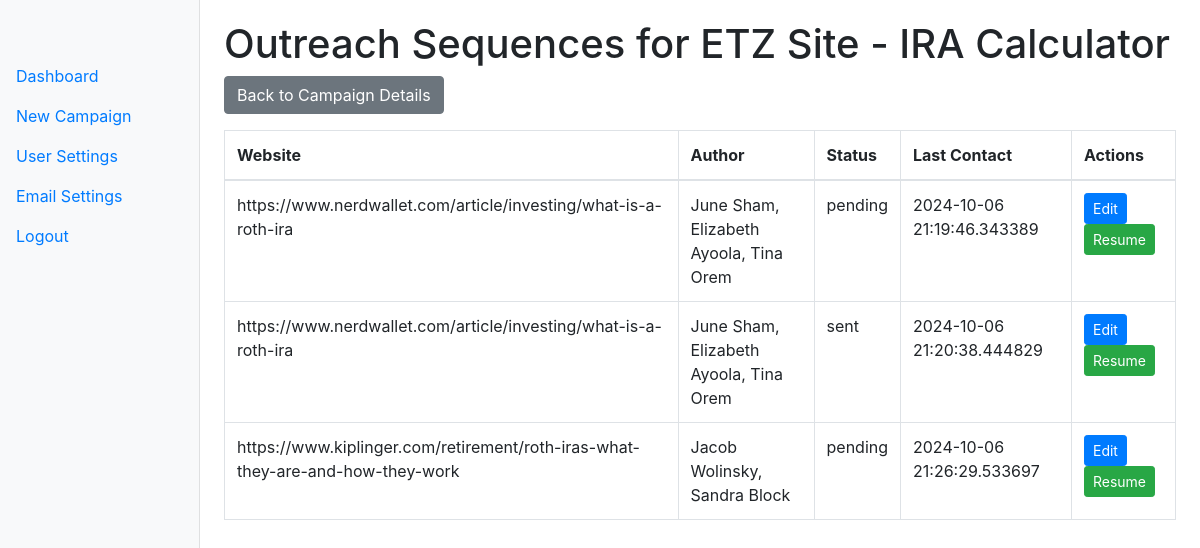
/campaign/1/sequences, run on an earlier commit of the app's database.
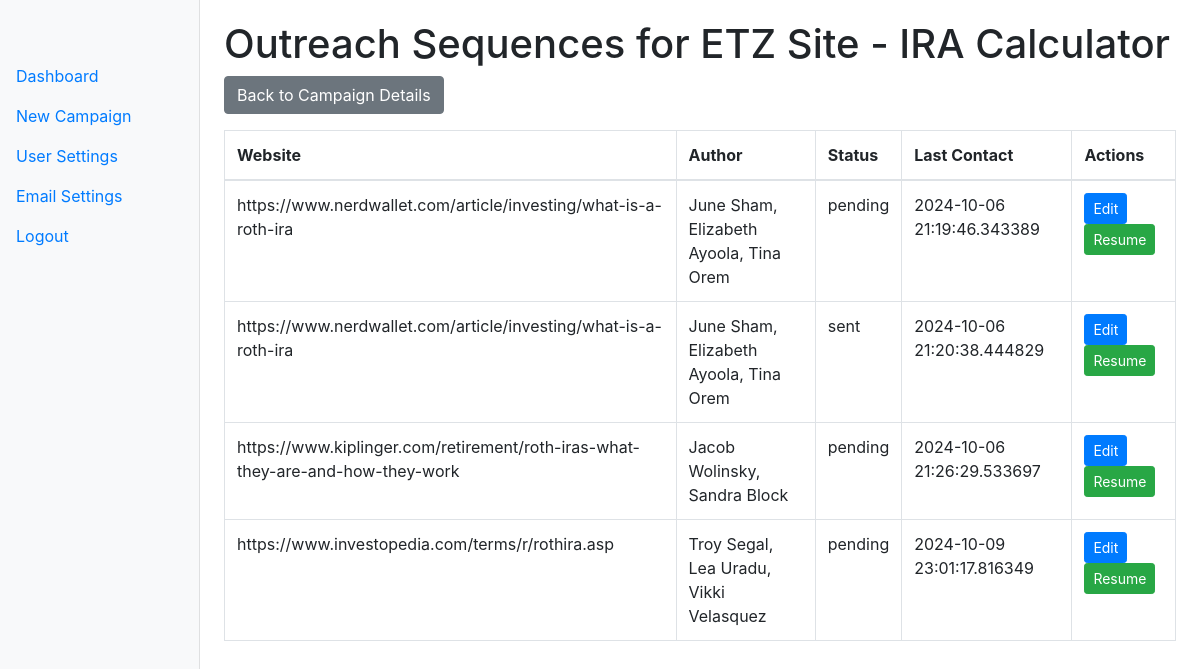
And on a later commit of the database.
### models.py (models this page shows)
class Campaign(db.Model):
    id = db.Column(db.Integer, primary_key=True)
    user_id = db.Column(db.Integer, db.ForeignKey('user.id'), nullable=False)
    name = db.Column(db.String(100), nullable=False)  # Make sure this line is present
    target_url = db.Column(db.String(500), nullable=False)
    keyword = db.Column(db.String(100), nullable=False)
    status = db.Column(db.String(50), default='active')
    created_date = db.Column(db.DateTime, default=datetime.utcnow)
    websites = db.relationship('Website', secondary='campaign_website', back_populates='campaigns')
    outreach_attempts = db.relationship('OutreachAttempt', backref='campaign', lazy=True)

class OutreachAttempt(db.Model):
    id = db.Column(db.Integer, primary_key=True)
    campaign_id = db.Column(db.Integer, db.ForeignKey('campaign.id'), nullable=False)
    website_id = db.Column(db.Integer, db.ForeignKey('website.id'), nullable=False)
    author_id = db.Column(db.Integer, db.ForeignKey('author.id'), nullable=False)
    status = db.Column(db.String(50), default='pending')
    last_contact_date = db.Column(db.DateTime, default=datetime.utcnow)
    automated_followup = db.Column(db.Boolean, default=False)
    automated_reply = db.Column(db.Boolean, default=False)
    cached_email_content = db.Column(db.Text)

class Website(db.Model):
    id = db.Column(db.Integer, primary_key=True)
    url = db.Column(db.String(500), unique=True, nullable=False)
    domain_authority = db.Column(db.Float)
    page_authority = db.Column(db.Float)  # Add this line
    author_name = db.Column(db.String(200))
    author_email = db.Column(db.String(200))
    status = db.Column(db.String(50), default='pending')
    automated_reply_enabled = db.Column(db.Boolean, default=False)
    outreach_attempts = db.relationship('OutreachAttempt', backref='website', lazy=True)
    campaigns = db.relationship('Campaign', secondary='campaign_website', back_populates='websites')

### app.py (the view)
@app.route('/campaign/<int:campaign_id>/sequences')
def campaign_sequences(campaign_id):
    campaign = Campaign.query.get_or_404(campaign_id)
    outreach_attempts = OutreachAttempt.query.filter_by(campaign_id=campaign_id).all()
    return render_template('campaign_sequences.html', campaign=campaign, sequences=outreach_attempts)

### app.py (called while the page is built)
@app.context_processor
def inject_google_client_id():
    return {'google_client_id': os.getenv('GOOGLE_CLIENT_ID')}

@app.before_request
def before_request():
    print("Before request - Session:", session)

### templates/campaign_sequences.html (shortened to what this page needs)
{% extends "base.html" %}
{% block content %}
<h1>Outreach Sequences for {{ campaign.name }}</h1>
<a href="{{ url_for('campaign_details', campaign_id=campaign.id) }}" class="btn btn-secondary mb-3">Back to Campaign Details</a>
<table class="table table-bordered">
    <thead>
        <tr>
            <th>Website</th>
            <th>Author</th>
            <th>Status</th>
            <th>Last Contact</th>
            <th>Actions</th>
        </tr>
    </thead>
    <tbody>
        {% for sequence in campaign.outreach_attempts %}
        <tr>
            <td>{{ sequence.website.url }}</td>
            <td>{{ sequence.website.author_name }}</td>
            <td>{{ sequence.status }}</td>
            <td>{{ sequence.last_contact_date }}</td>
            <td>
                <a href="{{ url_for('edit_sequence', sequence_id=sequence.id) }}" class="btn btn-sm btn-primary">Edit</a>
                {% if sequence.status == 'active' %}
                <button class="btn btn-sm btn-warning pause-sequence" data-id="{{ sequence.id }}">Pause</button>
                {% else %}
                <button class="btn btn-sm btn-success resume-sequence" data-id="{{ sequence.id }}">Resume</button>
                {% endif %}
            </td>
        </tr>
        {% endfor %}
    </tbody>
</table>
{% endblock %}

### templates/base.html (shortened to what this page needs)
<!DOCTYPE html>
<html lang="en">
<head>
    <link href="https://stackpath.bootstrapcdn.com/bootstrap/4.5.2/css/bootstrap.min.css" rel="stylesheet">
    <link rel="stylesheet" href="{{ url_for('static', filename='css/styles.css') }}">
</head>
<body>
    <div class="container-fluid">
        <div class="row">
            <nav class="col-md-3 col-lg-2 d-md-block bg-light sidebar">
                <div class="sidebar-sticky">
                    <ul class="nav flex-column">
                        <li class="nav-item">
                            <a class="nav-link active" href="{{ url_for('dashboard') }}">
                                Dashboard
                            </a>
                        </li>
                        <li class="nav-item">
                            <a class="nav-link" href="{{ url_for('new_campaign') }}">
                                New Campaign
                            </a>
                        </li>
                        <li class="nav-item">
                            <a class="nav-link" href="{{ url_for('user_settings') }}">
                                User Settings
                            </a>
                        </li>
                        <li class="nav-item">
                            <a class="nav-link" href="{{ url_for('email_settings') }}">
                                Email Settings
                            </a>
                        </li>
                        <li class="nav-item">
                            <a class="nav-link" href="{{ url_for('auth.logout') }}">
                                Logout
                            </a>
                        </li>
                    </ul>
                </div>
            </nav>
            <main role="main" class="col-md-9 ml-sm-auto col-lg-10 px-md-4 main-content">
                {% block content %}{% endblock %}
            </main>
        </div>
    </div>
</body>
</html>

### templates/base.html (style rules this page uses)
.sidebar { position: fixed; top: 0; bottom: 0; left: 0; z-index: 100; padding: 48px 0 0; box-shadow: inset -1px 0 0 rgba(0, 0, 0, .1); }
.sidebar-sticky { position: relative; top: 0; height: calc(100vh - 48px); padding-top: .5rem; overflow-x: hidden; overflow-y: auto; }
.main-content { margin-left: 240px; padding: 20px; }

What changed in the data, as far as the page shows it:
added OutreachAttempt: website "https://www.investopedia.com/terms/r/rothira.asp", website.author_name "Troy Segal, Lea Uradu, Vikki Velasquez", status "pending", last_contact_date "2024-10-09 23:01:17.816349"
